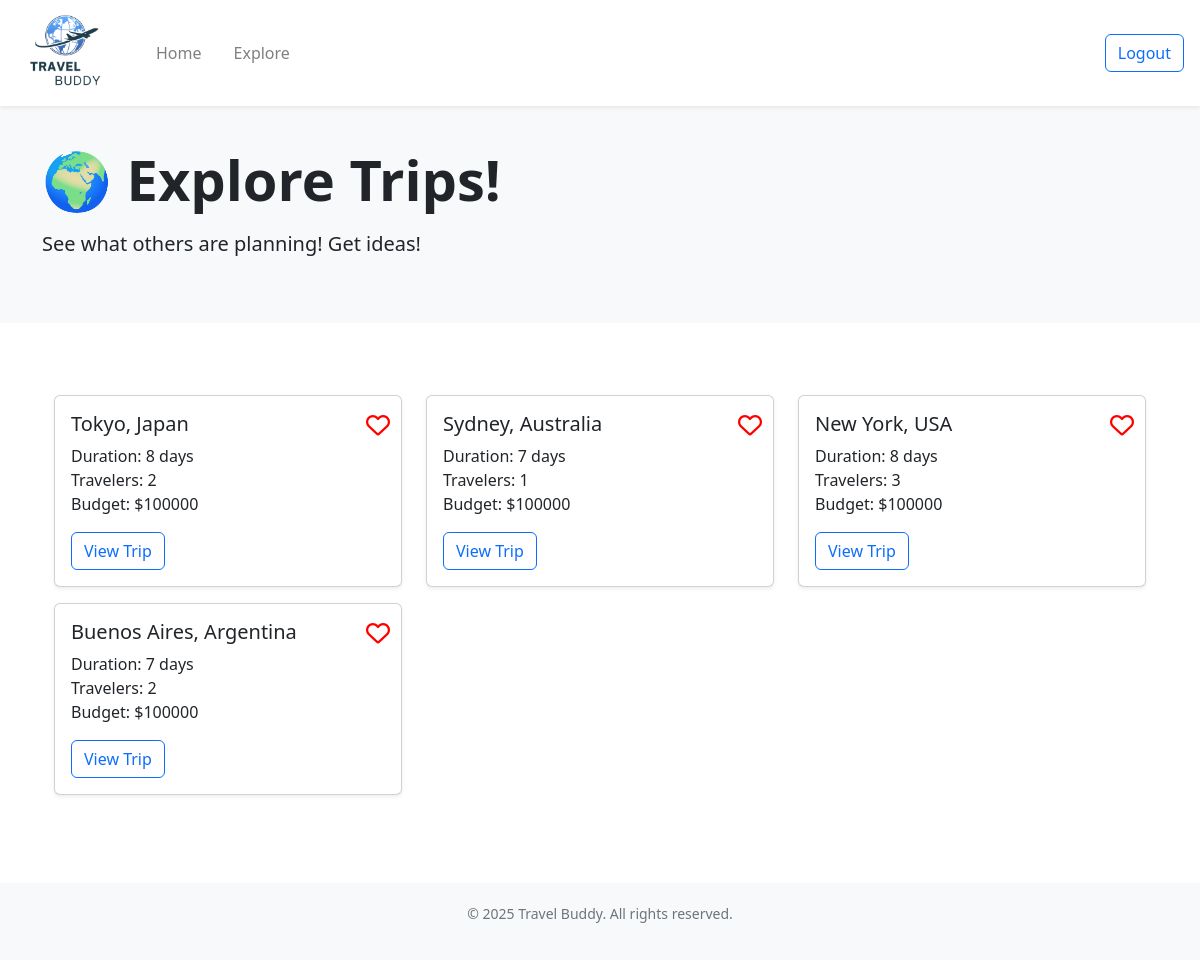
Page /explore/ (signed in) on the committed database.
### website/models.py (models this page shows)
class Trip(db.Model):
    __tablename__ = 'trip'
    id = db.Column(db.Integer, primary_key=True)
    destination = db.Column(db.String(200), nullable=False)
    start_date = db.Column(db.Date, nullable=False)
    end_date = db.Column(db.Date, nullable=False)
    travelers = db.Column(db.Integer)
    budget = db.Column(db.Integer)
    public = db.Column(db.Boolean, default=False)  # for sharing on explore page (False = private, True = public)
    starred = db.Column(db.Boolean, default=False)
    user_id = db.Column(db.Integer, db.ForeignKey('user.id'))           # each trip belongs to a user
    flights = db.relationship('Flight', backref='trip', cascade="all, delete-orphan")
    hotels = db.relationship('Hotel', backref='trip', cascade="all, delete-orphan")
    activities = db.relationship('Activity', backref='trip', cascade="all, delete-orphan")
    bookings = db.relationship('Booking', backref='trip', cascade="all, delete-orphan")

### website/views.py (the view)
@views.route('/explore/')
def explore():
    public_trips = Trip.query.filter(Trip.public==True, Trip.user_id != current_user.id).all()
    favorites = {fav.trip_id for fav in Favorites.query.filter_by(user_id=current_user.id).all()}
    for trip in public_trips:
        trip.liked = trip.id in favorites
    return render_template("explore.html", user=current_user, trips=public_trips, favorites=favorites)

### website/__init__.py (called while the page is built)
def create_app():
    app = Flask(__name__)
    app.config['SECRET_KEY'] = 'asdfa asdfa'
    app.config['SQLALCHEMY_DATABASE_URI'] = f'sqlite:///{DB_NAME}'
    app.config['DATABASE'] = os.path.join(app.instance_path, DB_NAME)
    db.init_app(app)
    from .views import views
    from .auth import auth
    app.register_blueprint(views, url_prefix='/')
    app.register_blueprint(auth, url_prefix='/')
    from .models import User
    with app.app_context():
        if not path.exists(DB_NAME):
            db.create_all()
            print("Database created successfully")
    login_manager = LoginManager()
    login_manager.login_view = 'auth.login'
    login_manager.init_app(app)
    @login_manager.user_loader
    def load_user(id):
        return User.query.get(int(id))
    return app

### website/templates/explore.html (shortened to what this page needs)
<!DOCTYPE html>
<html>
  <head>
    <link rel="stylesheet" href="https://stackpath.bootstrapcdn.com/bootstrap/4.4.1/css/bootstrap.min.css" />
    <link href="https://cdn.jsdelivr.net/npm/bootstrap-icons/font/bootstrap-icons.css" rel="stylesheet" />
    <link rel="stylesheet" href="https://stackpath.bootstrapcdn.com/font-awesome/4.7.0/css/font-awesome.min.css" />
    <link href="https://cdn.jsdelivr.net/npm/bootstrap@5.3.3/dist/css/bootstrap.min.css" rel="stylesheet" />
    <link href="https://cdnjs.cloudflare.com/ajax/libs/font-awesome/6.4.0/css/all.min.css" rel="stylesheet" />
  </head>
  <body class="min-vh-100 d-flex flex-column">
    <nav class="navbar navbar-expand-lg navbar-light bg-white shadow-sm">
      <a class="navbar-brand ms-3" href="/home">
        <img src="{{ url_for('static', filename='images/logo.png') }}" class="d-inline-block align-top logo-nav" />
      </a>
      <div class="collapse navbar-collapse" id="navbar">
        <ul class="navbar-nav">
          <li class="nav-item">
            <a class="nav-link ms-3" href="/home">Home</a>
          </li>
          <li class="nav-item">
            <a class="nav-link ms-3" href="/explore">Explore</a>
          </li>
        </ul>
        <br />
        <ul class="navbar-nav ms-auto">
          <li class="nav-item">
            <a class="btn btn-outline-primary ms-3 me-3" id="logout" href="/" role="button">Logout</a>
          </li>
        </ul>
      </div>
    </nav>
    <section class="hero">
      <div class="container">
        <h1 class="display-4 font-weight-bold">🌍 Explore Trips!</h1>
        <p class="lead mt-3 mb-4">See what others are planning! Get ideas!</p>
      </div>
    </section>
    <section class="container my-5">
      {% block content %}
      <div class="container my-4">
        {% if trips %}
        <div class="row">
          {% for trip in trips %}
          <div class="col-md-4 mb-3">
            <div class="card shadow-sm">
              <button class="like-btn btn btn-link p-0 position-absolute" data-trip-id="{{ trip.id }}" style="top: 10px; right: 10px; z-index: 10; font-size: 1.5rem; color: red">
                <i class="{% if trip.liked %}fas{% else %}far{% endif %} fa-heart"></i>
              </button>
              <div class="card-body">
                <h5 class="card-title">{{ trip.destination }}</h5>
                <p class="card-text">
                  Duration: {{ (trip.end_date - trip.start_date).days + 1 }} day{{ 's' if (trip.end_date - trip.start_date).days + 1 != 1 else '' }}<br />
                  Travelers: {{ trip.travelers }}<br />
                  Budget: ${{ trip.budget }}
                </p>
                <a href="{{ url_for('views.explore_plan', trip_id=trip.id) }}" class="btn btn-outline-primary">View Trip</a>
              </div>
            </div>
          </div>
          {% endfor %}
        </div>
        {% else %}
        <p>No public trips found.</p>
        {% endif %}
      </div>
      {% endblock %}
    </section>
    <footer class="footer mt-auto">
      <div class="container">
        <p>© 2025 Travel Buddy. All rights reserved.</p>
      </div>
    </footer>
  </body>
</html>

### website/templates/explore.html (style rules this page uses)
.hero { background: #f8f9fa; padding: 40px 0; text-align: left; }
.footer { background: #f8f9fa; padding: 20px 0; text-align: center; font-size: 14px; color: #6c757d; }
.logo-nav { width: 100px; height: 80px; object-fit: contain; }

### rows in the picture
Trip: destination "Tokyo, Japan", (trip.end_date-trip.start_date).days+1 "8", end_date+start_date "s", travelers "2", budget "100000"
Trip: destination "Sydney, Australia", (trip.end_date-trip.start_date).days+1 "7", end_date+start_date "s", travelers "1", budget "100000"
Trip: destination "New York, USA", (trip.end_date-trip.start_date).days+1 "8", end_date+start_date "s", travelers "3", budget "100000"
Trip: destination "Buenos Aires, Argentina", (trip.end_date-trip.start_date).days+1 "7", end_date+start_date "s", travelers "2", budget "100000"
